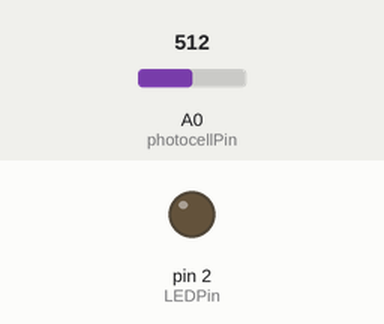
Simulated run of this sketch. Board: Arduino Uno, built with avr-gcc and run on an emulated ATmega328P. Parts: output pins drawn as LEDs (lit = HIGH). The inputs (shaded band) are chosen by the test bench; at power-on: A0 (photocellPin) = 512.

Above: at 1.2 s.
1.3 s: A0 (photocellPin) set to 108
2.8 s: A0 (photocellPin) set to 91
At 4.0 s:
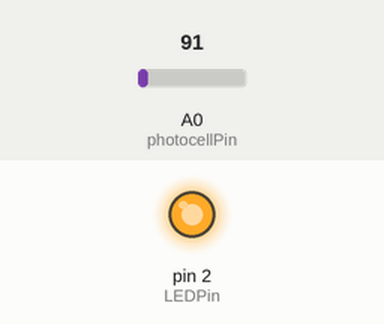
4.3 s: A0 (photocellPin) set to 122
At 5.3 s:
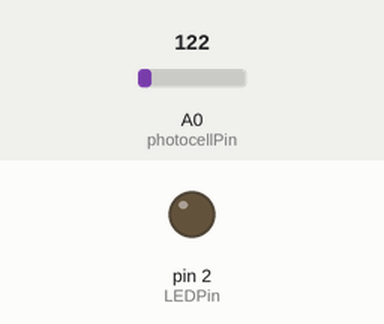
5.8 s: A0 (photocellPin) set to 0
At 6.4 s:
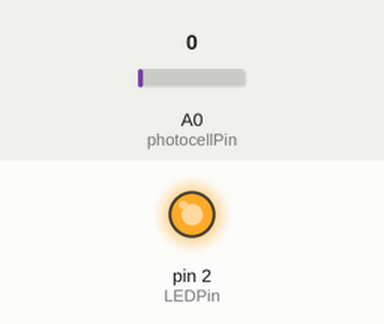
Timing chart, 0 to 8.3 s (numbered marks = the images above; inputs shaded):
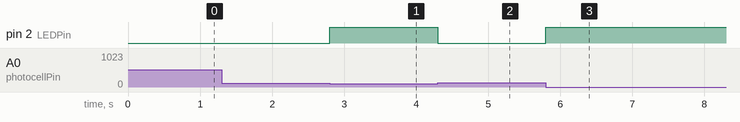

Measured:
- the behaviour switches between 100 and 99 on A0 (photocellPin) (found by bisection; images 0 and 1)
- after the input at 1.3 s, every drawn part: stays the same
- after the input at 2.8 s, pin 2 (LEDPin): LOW → HIGH at once
- after the input at 4.3 s, pin 2 (LEDPin): HIGH → LOW at once
- after the input at 5.8 s, pin 2 (LEDPin): LOW → HIGH at once

The sketch:

ArduinoNightlight.ino
```cpp
const int sensorDark = 100;

int photocellPin = A0;

int LEDPin = 2;

void setup() {
  // put your setup code here, to run once:
  pinMode(LEDPin, OUTPUT);
}

void loop() {
  // put your main code here, to run repeatedly:

  int analogValue;

  analogValue = analogRead(photocellPin);

  if (analogValue < sensorDark) {
    digitalWrite(LEDPin, HIGH);
  } else {
    digitalWrite(LEDPin, LOW);
  }

  delay(1);

}
```
